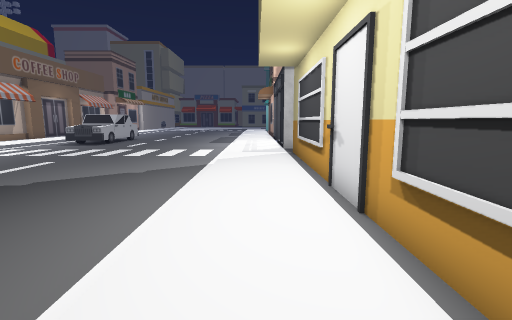
View 1 (above)

18 first-person views from a walk through a scene from a Unity 3-D project. The camera is 1.5 m above the floor, tilts 8° down and sees 85° across. The floor is counted in squares, 1 m on a side. Each view is taken from the middle of a square. On the plan, view 1 faces up. The plan holds only what a view shows up to about 14 squares ahead; the rest is blank. The place goes on beyond the plan. The player is left out. Some surface patterns are stand-ins.

View 2
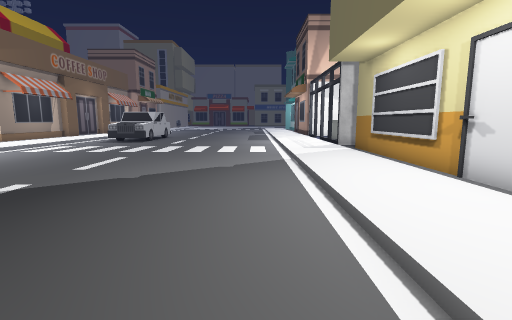

View 3
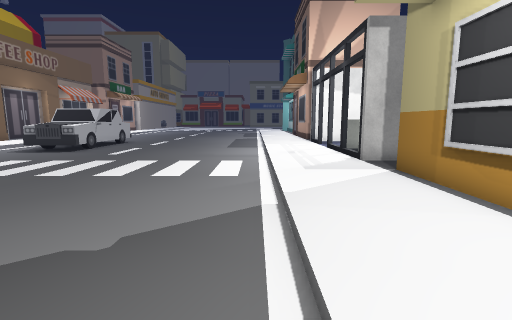

View 4
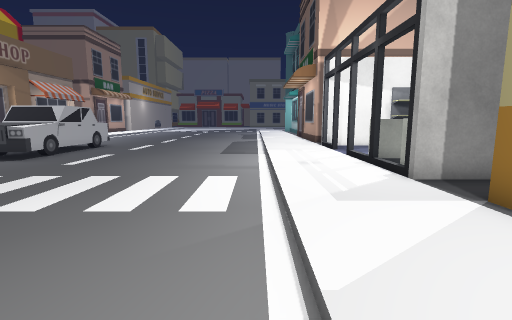

View 5
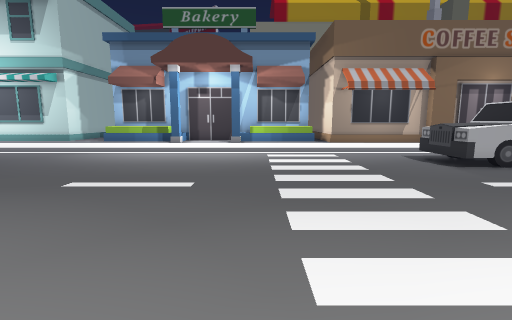

View 6
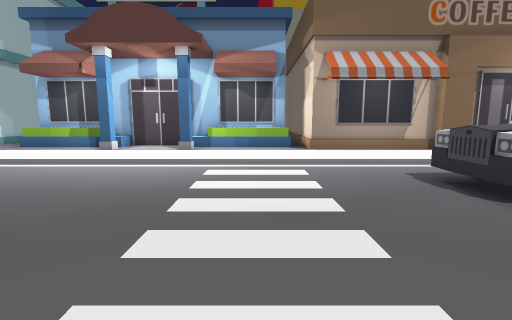

View 7
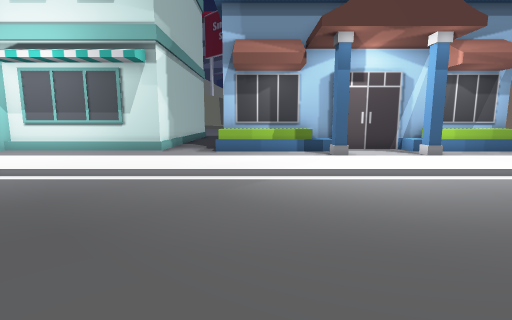

View 8
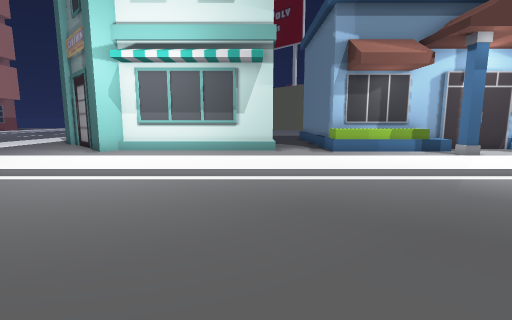

View 9
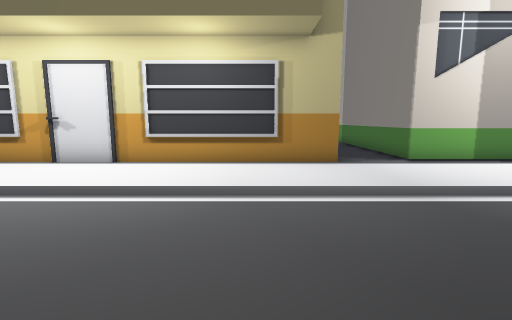

View 10
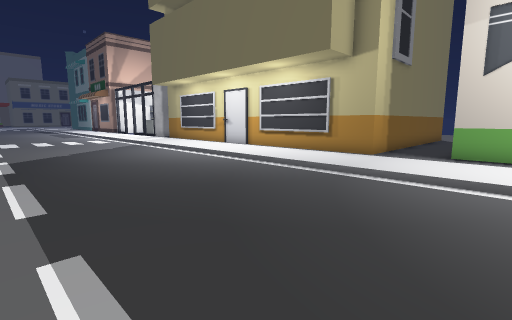

View 11
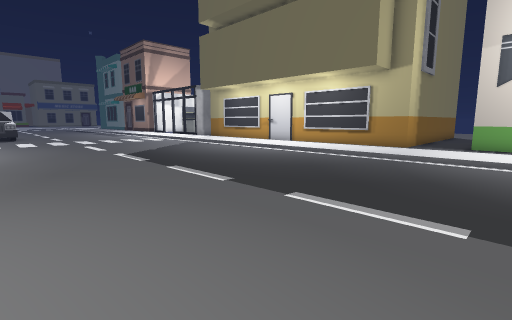

View 12
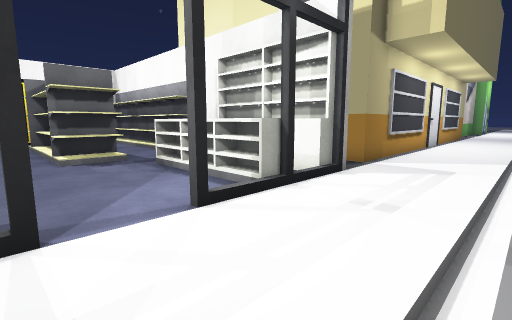

View 13
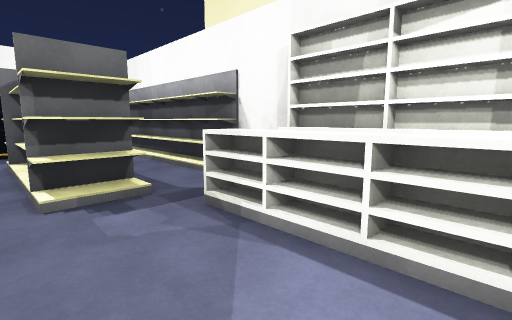

View 14
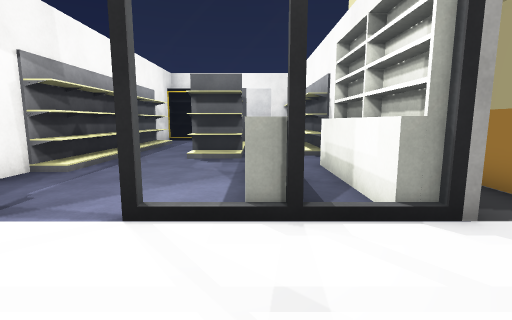

View 15
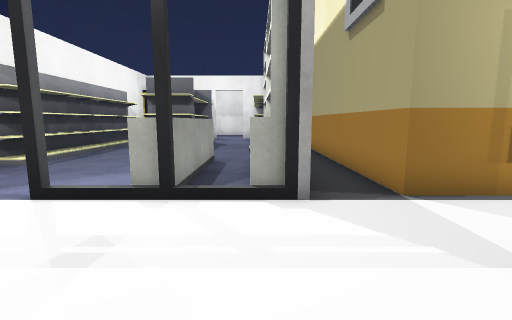

View 16
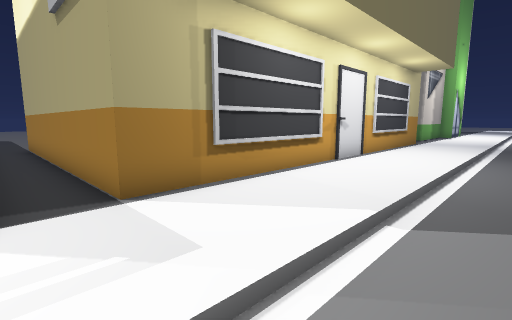

View 17
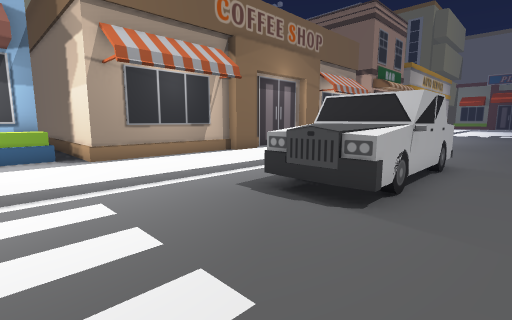

View 18
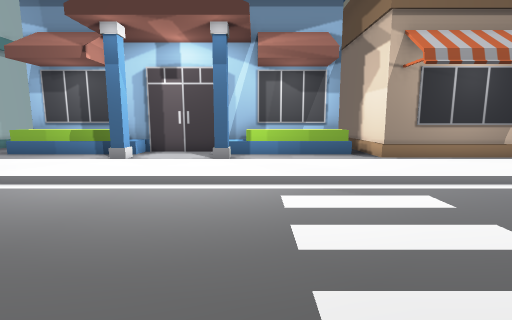

### Floor plan
Key: @ floor where view 1 was taken; # wall or solid block; . main floor; : floor 0.25 m higher than the main floor; + floor 1.25 m higher than the main floor; / step, stairs or slope; = window, fence, low wall or low ledge; O other object.
Columns run from 24 left of view 1 to 12 right of it. Each row starts with its distance up from view 1.
 23      #::     O.........::: ::OOOOOOOO
 22      #:::. OOO.........:::=::::::::::
 21      #:::..OOO.........::::::::::::::
 20      #:::..OOO.........:::::::::OOOOO
 19      #:::..............:::=:::::OOOO
 18 ######:::..............:::OOOOO:::::
 17  ::::::::..............:::=::::::::::
 16    O+::::..............:::OOOOO::OOOO
 15    O+::::..............:::###########
 14    O+::::..............::::::::::::::
 13    O/::::..............:::###########
 12    O/O:::..............:::#
 11    O:::::..............:::O
 10    O:::::..............:::O
  9    O:::::..............:::O
  8    O/O:::..............:::O
  7    O/::::..............:::O
  6    O+::::..............:::#
  5    O+::::..............:::#
  4  OOO+::::..............:::#
  3   :::::::..............:::O
  2   :::::::..............:::O
  1 OOOO/::::..............:::O
  0     /::::..............:@:O
 -1    OO::::..............:::O
 -2     O::::..............:::#
 -3     O::::..............:::::::::
 -4     O::::..............:::::::::
 -5     O::::..............:::#OOOOOO
 -6     O::::.. ...........:::O
 -7     #::::. . ..........:::O

Where each view was taken, in squares from view 1:
view 1: 0 up, 0 right, facing up
view 2: 0 up, 3 left, facing up
view 3: 6 up, 2 left, facing up
view 4: 9 up, 2 left, facing up
view 5: 13 up, 2 left, facing left
view 6: 15 up, 6 left, facing left
view 7: 5 up, 8 left, facing left
view 8: 0 up, 8 left, facing left
view 9: 0 up, 7 left, facing right
view 10: 7 down, 9 left, facing up-right
view 11: 7 down, 13 left, facing up-right
view 12: 22 up, 2 left, facing down-right
view 13: 21 up, 2 right, facing down-right
view 14: 18 up, 2 left, facing right
view 15: 16 up, 3 left, facing right
view 16: 15 up, 3 left, facing down-right
view 17: 15 up, 9 left, facing up-left
view 18: 13 up, 9 left, facing left
